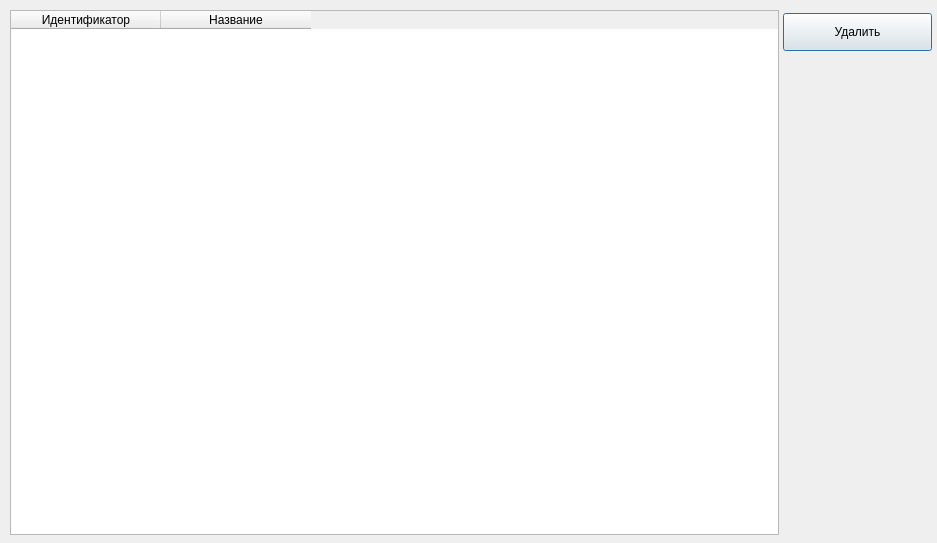
<?xml version="1.0" encoding="UTF-8"?>
<ui version="4.0">
 <class>TObjCtrl</class>
 <widget class="QDialog" name="TObjCtrl">
  <property name="geometry">
   <rect>
    <x>0</x>
    <y>0</y>
    <width>937</width>
    <height>543</height>
   </rect>
  </property>
  <property name="windowTitle">
   <string>Список объектов слоя</string>
  </property>
  <property name="windowIcon">
   <iconset resource="IconsForMenu.qrc">
    <normaloff>:/1/Picture/Pic1.ico</normaloff>:/1/Picture/Pic1.ico</iconset>
  </property>
  <widget class="QPushButton" name="pushButton">
   <property name="geometry">
    <rect>
     <x>783</x>
     <y>13</y>
     <width>149</width>
     <height>38</height>
    </rect>
   </property>
   <property name="minimumSize">
    <size>
     <width>111</width>
     <height>38</height>
    </size>
   </property>
   <property name="font">
    <font>
     <family>Segoe UI</family>
     <pointsize>9</pointsize>
    </font>
   </property>
   <property name="text">
    <string>Удалить</string>
   </property>
  </widget>
  <widget class="QTableWidget" name="ObjGrid">
   <property name="geometry">
    <rect>
     <x>10</x>
     <y>10</y>
     <width>769</width>
     <height>525</height>
    </rect>
   </property>
   <property name="selectionMode">
    <enum>QAbstractItemView::SingleSelection</enum>
   </property>
   <property name="selectionBehavior">
    <enum>QAbstractItemView::SelectRows</enum>
   </property>
   <attribute name="horizontalHeaderDefaultSectionSize">
    <number>150</number>
   </attribute>
   <attribute name="verticalHeaderDefaultSectionSize">
    <number>25</number>
   </attribute>
   <attribute name="verticalHeaderMinimumSectionSize">
    <number>15</number>
   </attribute>
   <column>
    <property name="text">
     <string>Идентификатор</string>
    </property>
   </column>
   <column>
    <property name="text">
     <string>Название</string>
    </property>
   </column>
  </widget>
 </widget>
 <resources>
  <include location="IconsForMenu.qrc"/>
 </resources>
 <connections/>
</ui>
